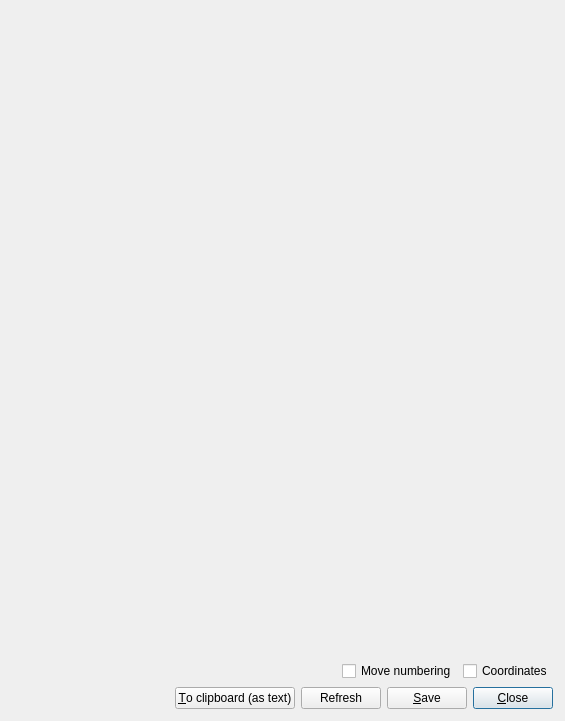
<?xml version="1.0" encoding="UTF-8"?>
<ui version="4.0">
 <class>SvgViewGUI</class>
 <widget class="QDialog" name="SvgViewGUI">
  <property name="geometry">
   <rect>
    <x>0</x>
    <y>0</y>
    <width>565</width>
    <height>721</height>
   </rect>
  </property>
  <property name="windowTitle">
   <string>SVG export</string>
  </property>
  <layout class="QVBoxLayout">
   <property name="spacing">
    <number>6</number>
   </property>
   <property name="leftMargin">
    <number>11</number>
   </property>
   <property name="topMargin">
    <number>11</number>
   </property>
   <property name="rightMargin">
    <number>11</number>
   </property>
   <property name="bottomMargin">
    <number>11</number>
   </property>
   <item>
    <widget class="AspectContainer" name="aspectWidget" native="true">
     <property name="sizePolicy">
      <sizepolicy hsizetype="Expanding" vsizetype="Expanding">
       <horstretch>0</horstretch>
       <verstretch>0</verstretch>
      </sizepolicy>
     </property>
    </widget>
   </item>
   <item>
    <layout class="QVBoxLayout" name="verticalLayout_2">
     <property name="topMargin">
      <number>0</number>
     </property>
     <property name="bottomMargin">
      <number>0</number>
     </property>
     <item>
      <widget class="QWidget" name="exportBox" native="true">
       <layout class="QVBoxLayout" name="verticalLayout_3">
        <property name="spacing">
         <number>6</number>
        </property>
        <property name="leftMargin">
         <number>1</number>
        </property>
        <property name="topMargin">
         <number>1</number>
        </property>
        <property name="rightMargin">
         <number>1</number>
        </property>
        <property name="bottomMargin">
         <number>1</number>
        </property>
        <item>
         <layout class="QHBoxLayout" name="horizontalLayout_2">
          <property name="topMargin">
           <number>0</number>
          </property>
          <item>
           <spacer name="horizontalSpacer">
            <property name="orientation">
             <enum>Qt::Horizontal</enum>
            </property>
            <property name="sizeHint" stdset="0">
             <size>
              <width>40</width>
              <height>20</height>
             </size>
            </property>
           </spacer>
          </item>
          <item>
           <widget class="QCheckBox" name="cb_numbering">
            <property name="text">
             <string>Move numbering</string>
            </property>
           </widget>
          </item>
          <item>
           <widget class="QCheckBox" name="cb_coords">
            <property name="text">
             <string>Coordinates</string>
            </property>
           </widget>
          </item>
         </layout>
        </item>
        <item>
         <layout class="QHBoxLayout" name="horizontalLayout">
          <property name="leftMargin">
           <number>0</number>
          </property>
          <property name="rightMargin">
           <number>0</number>
          </property>
          <item>
           <spacer name="Horizontal Spacing3">
            <property name="orientation">
             <enum>Qt::Horizontal</enum>
            </property>
            <property name="sizeType">
             <enum>QSizePolicy::Expanding</enum>
            </property>
            <property name="sizeHint" stdset="0">
             <size>
              <width>20</width>
              <height>20</height>
             </size>
            </property>
           </spacer>
          </item>
          <item>
           <widget class="QPushButton" name="buttonToClip">
            <property name="toolTip">
             <string>Copy position to clipboard</string>
            </property>
            <property name="text">
             <string>&amp;To clipboard (as text)</string>
            </property>
           </widget>
          </item>
          <item>
           <widget class="QPushButton" name="buttonRefresh">
            <property name="text">
             <string>Refresh</string>
            </property>
           </widget>
          </item>
          <item>
           <widget class="QPushButton" name="buttonSave">
            <property name="toolTip">
             <string>Save position to file</string>
            </property>
            <property name="text">
             <string>&amp;Save</string>
            </property>
           </widget>
          </item>
          <item>
           <widget class="QPushButton" name="buttonClose">
            <property name="toolTip">
             <string>Close this window</string>
            </property>
            <property name="text">
             <string>&amp;Close</string>
            </property>
            <property name="autoDefault">
             <bool>true</bool>
            </property>
            <property name="default">
             <bool>true</bool>
            </property>
           </widget>
          </item>
         </layout>
        </item>
       </layout>
      </widget>
     </item>
    </layout>
   </item>
  </layout>
 </widget>
 <customwidgets>
  <customwidget>
   <class>AspectContainer</class>
   <extends>QWidget</extends>
   <header>sizegraphicsview.h</header>
   <container>1</container>
  </customwidget>
 </customwidgets>
 <resources/>
</ui>
